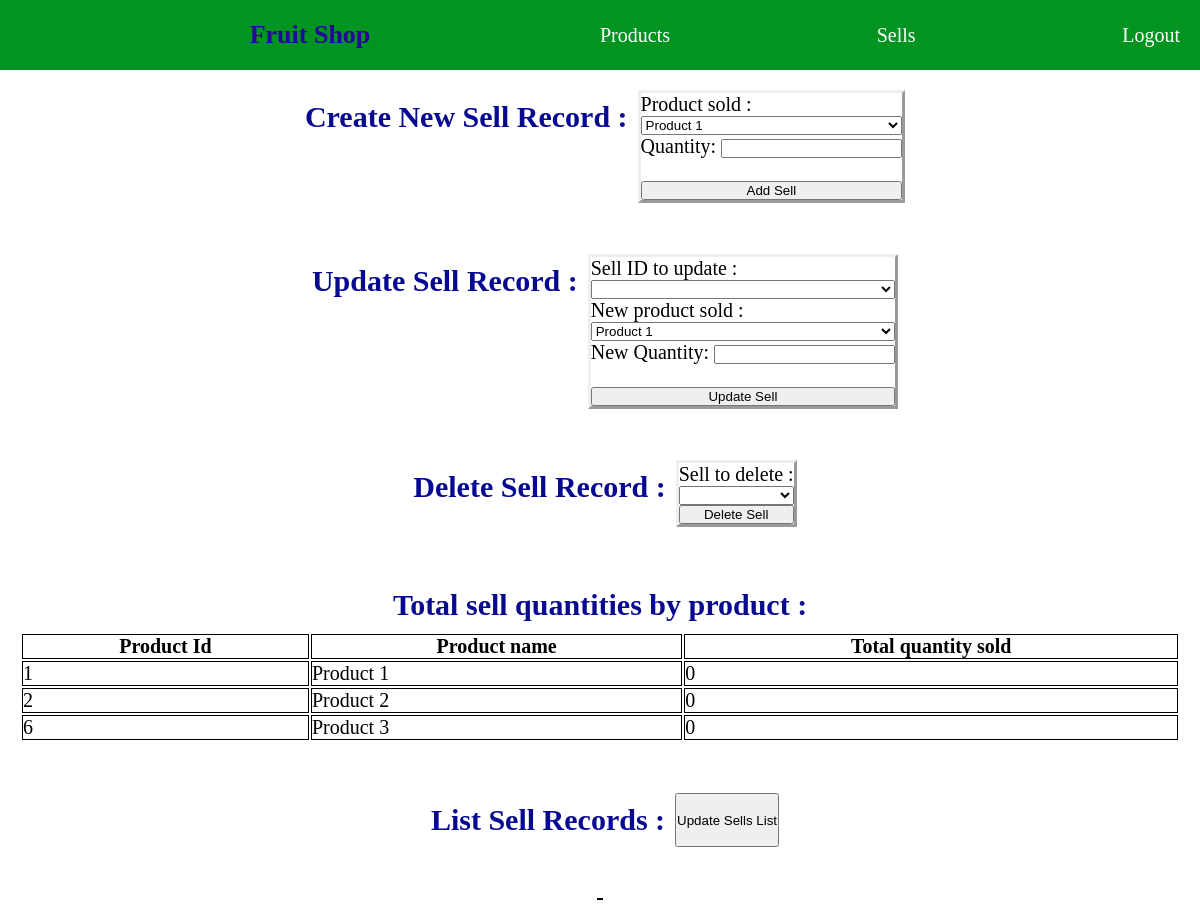
/sells/index/ (signed in), run on an earlier commit of the app's database.
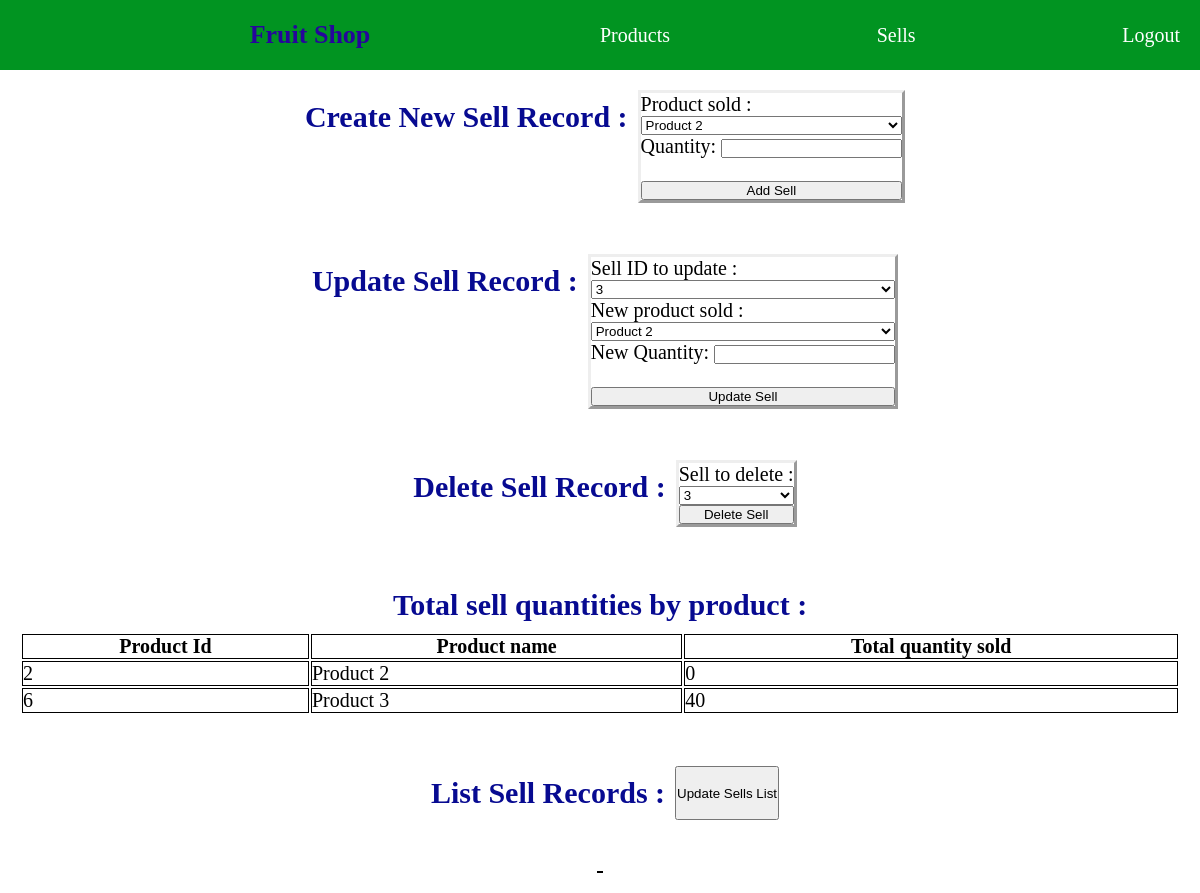
And on a later commit of the database.
### products/models.py (models this page shows)
class Product(models.Model):
    name = models.CharField(max_length=128, blank=False)
    description = models.TextField(max_length=8192, blank=True)
    author_user = models.ForeignKey(
        to=settings.AUTH_USER_MODEL, on_delete=models.CASCADE
    )
    time_last_updated = models.DateTimeField(auto_now=True)

### sells/views.py (the view)
@login_required
def get_sells_view(request):
    if request.method == "GET":
        if "action" in request.GET:
            if request.GET.get("action") == "logout":
                if request.user.is_authenticated:
                    logout(request)
                    return redirect(reverse_lazy("login"))
    products = Product.objects.all()
    sells = Sell.objects.all()
    total_table = []
    for product in products:
        total_sells = Sell.objects.filter(product=product).aggregate(Sum("quantity"))[
            "quantity__sum"
        ]
        if not total_sells:
            total_sells = 0
        total_table.append(
            {
                "id": product.pk,
                "product": product.name,
                "quantity": total_sells,
            }
        )
    context = {
        "products": products,
        "sells": sells,
        "total_table": total_table,
    }
    return render(request, "sells/sells.html", context)

### sells/templates/sells/sells.html (shortened to what this page needs)
{% extends 'base/base.html' %}
{% block content %}
<div class=container_button_add_sell>
    <div class=container_sell_title> Create New Sell Record : </div>
    <form id="add_sell_form" onsubmit="submit_add_sell(event);">{% csrf_token %}
        <label for="product_name_add_sell"> Product sold :</label>
        <select name="product_name_add_sell" id="product_name_add_sell">
            {% for product in products %}
            <option value="{{product.pk}}">{{product.name}}</option>
            {% endfor %}
        </select>
        <label>Quantity: <input type="number" id="sell_quantity_field" min="0"></label><br>
        <input type="submit" value="Add Sell">
    </form>
</div>
<br>
<div class=container_button_update_sell>
    <div class=container_sell_title> Update Sell Record : </div>
    <form id="update_sell_form" onsubmit="submit_update_sell(event);">{% csrf_token %}
        <label for="sell_name_selector_update">Sell ID to update :</label>
        <select name="sell_name_selector_update" id="sell_name_selector_update">
            {% for sell in sells %}
            <option value="{{sell.pk}}">{{sell.pk}}</option>
            {% endfor %}
        </select>
        <label for="product_name_update_sell"> New product sold :</label>
        <select name="product_name_update_sell" id="product_name_update_sell">
            {% for product in products %}
            <option value="{{product.pk}}">{{product.name}}</option>
            {% endfor %}
        </select>
        <label>New Quantity: <input type="number" id="sell_quantity_update_field" min="0"></label><br>
        <input type="submit" value="Update Sell">
    </form>
</div>
<br>
<div class=container_button_delete_sell>
    <div class=container_sell_title> Delete Sell Record : </div>
    <form id="delete_sell_form" onsubmit="submit_delete_sell(event);">{% csrf_token %}
        <label for="sell_name_selector_delete">Sell to delete :</label>
        <select name="sell_name_selector_delete" id="sell_name_selector_delete">
            {% for sell in sells %}
            <option value="{{sell.pk}}">{{sell.pk}}</option>
            {% endfor %}
        </select>
        <input type="submit" value="Delete Sell">
    </form>
</div>
<br>
<div class=container_total_sells>
    <div class=container_sell_title> Total sell quantities by product : </div>
    <table>
        <tr>
            <th>Product Id</th>
            <th>Product name</th>
            <th>Total quantity sold</th>
        </tr>
        {% for row in total_table %}
        <tr>
            <td>{{row.id}}</td>
            <td>{{row.product}}</td>
            <td>{{row.quantity}}</td>
        </tr>
        {% endfor %}
    </table>
</div>
<br>
<div class=container_button_list_sell>
    <div class=container_sell_title> List Sell Records : </div>
    <button type="button" id="button_list_sell" onClick="window.location.reload();">Update Sells List</button>
</div>
<br>
<div class=container_button_sell_table>
    <table id="table_sell">
    </table>
</div>
{% load static %}
{% endblock %}

What changed in the data, as far as the page shows it:
removed Product: product "Product 1"
Also different on the page:
form field product_name_add_sell: "Product 1" → "Product 2"
form field sell_name_selector_update: (not shown) → "3"
form field product_name_update_sell: "Product 1" → "Product 2"
form field sell_name_selector_delete: (not shown) → "3"
new list line: "6 40"
new list line: "Product 3"
list line gone: "1 0"
list line gone: "6 0"
list line gone: "Product 3"
